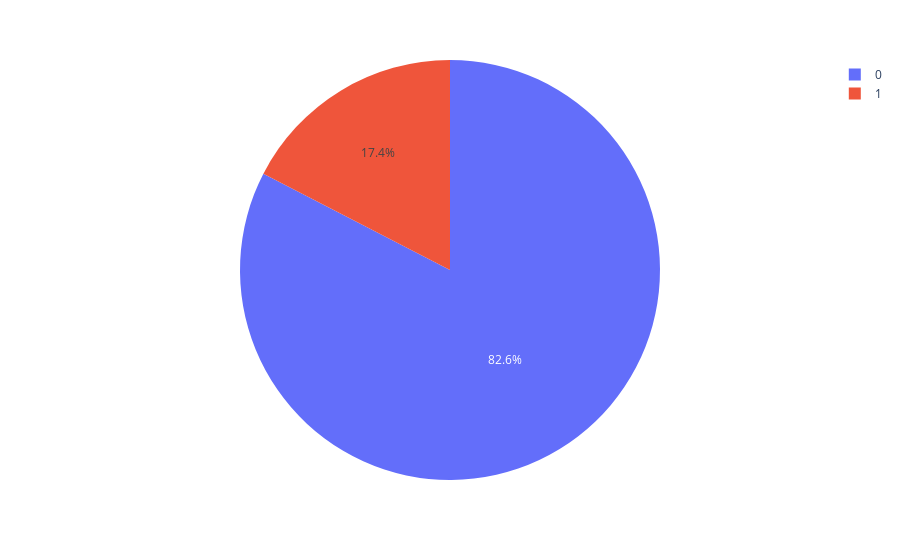

The notebook cell this image was saved under:
### Markdown cell above
<h2 style="position: relative;">
    <span style="color: #000000;">Data Visualization</span> 
    <br/>
    <br/>
    <br/>
    <hr style="position: absolute; bottom: -8px; border: none; height: 4px; width: 100%; background-color: #000000;">
</h2>

### Code cell
px.pie(data,names='Status')

### Figure 1 — Plotly figure (JSON) as saved in the notebook; plotly's stock layout.template omitted (floating-point values rounded to 4 significant figures; data arrays with more than 128 entries replaced by an {"elided": "..."} marker saying what was removed)
{"data": [{"domain": {"x": [0, 1], "y": [0, 1]}, "hovertemplate": "Status=%{label}<extra></extra>", "labels": {"elided": "2848 int values"}, "legendgroup": "", "name": "", "showlegend": true, "type": "pie"}], "layout": {"legend": {"tracegroupgap": 0}, "margin": {"t": 60}, "autosize": true}}
